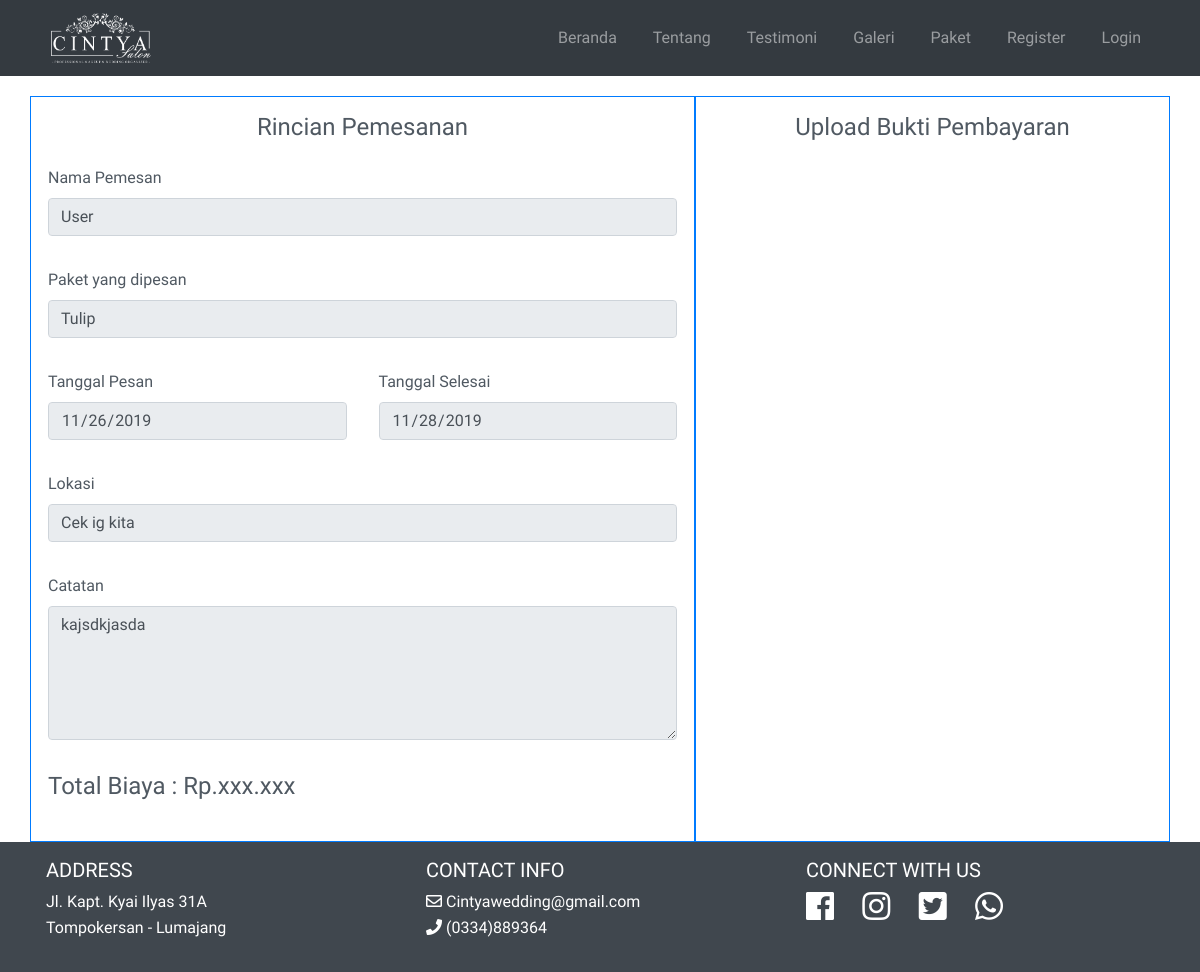
The page /status.php?id=20 on the database its author committed.
### tables this page shows
CREATE TABLE `user` (
  `id_user` int(11) NOT NULL,
  `type` enum('admin','customer') NOT NULL DEFAULT 'customer',
  `username` varchar(45) NOT NULL,
  `password` varchar(45) NOT NULL,
  `nama` varchar(255) DEFAULT NULL,
  `alamat` varchar(255) DEFAULT NULL,
  `no_telp` varchar(45) DEFAULT NULL,
  `email` varchar(45) DEFAULT NULL
);

CREATE TABLE `paket` (
  `id_paket` int(11) NOT NULL,
  `nama_paket` varchar(45) DEFAULT NULL,
  `harga` longtext DEFAULT NULL,
  `dekorasi` varchar(255) DEFAULT NULL,
  `rias_baju` varchar(255) DEFAULT NULL,
  `dokumentasi` varchar(255) DEFAULT NULL,
  `mc` varchar(45) DEFAULT NULL,
  `free` varchar(255) DEFAULT NULL,
  `biaya_pelihara` longtext NOT NULL,
  `foto` varchar(255) NOT NULL
);

CREATE TABLE `pemesanan` (
  `id_pemesanan` int(255) NOT NULL,
  `catatan` varchar(255) DEFAULT NULL,
  `id_paket` int(11) NOT NULL,
  `tgl_pesan` date NOT NULL,
  `tgl_kembali` date NOT NULL,
  `status` varchar(255) NOT NULL DEFAULT 'Waiting',
  `lokasi` varchar(255) NOT NULL,
  `bukti_pembayaran` varchar(255) DEFAULT NULL,
  `testimoni` longtext DEFAULT NULL,
  `user_id` int(11) NOT NULL
);

### status.php (the view, shortened to what this page needs)
<!DOCTYPE html>
<html lang="en">
<?php include 'config/connection.php' ?>
<?php
    $lastid =  $_SESSION['id_pemesanan'];
    $query = "SELECT * FROM pemesanan WHERE id_pemesanan = '$lastid'";
    $result = mysqli_query($con, $query);
    $pemesanan = mysqli_fetch_assoc($result);
    $query2 = "SELECT * FROM paket INNER JOIN pemesanan ON (paket.id_paket=pemesanan.id_paket)";
    $result2 = mysqli_query($con,$query2);
    $paket = mysqli_fetch_assoc($result2);
    $query3 = "SELECT * FROM user INNER JOIN pemesanan ON (user.id_user=pemesanan.user_id)";
    $result3 = mysqli_query($con,$query3);
    $user = mysqli_fetch_assoc($result3);
?>
<?php include 'includes/head.php' ?>
<body>
    <?php include 'includes/navbar.php' ?>
    <div class="container mt-5 pt-5 " style="min-height:720px">
        <div class="row">
            <div class="col-md-7 border border-primary">
                <div>
                    <h4 class="text-center">Rincian Pemesanan</h4>
                </div>
                <div class="row">
                    <div class="col-sm-12">
                        <label for="nama">Nama Pemesan</label>
                        <input class="form-control" type="text" value="<?php echo $user["nama"] ?>" id="lokasi" disabled>
                    </div>
                    <div class="col-sm-12">
                        <label for="paket">Paket yang dipesan</label>
                        <input class="form-control" type="text" value="<?php echo $paket["nama_paket"] ?>" id="lokasi" disabled>
                    </div>
                    <div class="col-sm-6">
                        <label for="tanggal">Tanggal Pesan</label>
                        <input class="form-control" type="date" value="<?php echo $pemesanan["tgl_pesan"] ?>" id="tanngal" disabled>
                    </div>
                    <div class="col-sm-6">
                        <label for="tanggal">Tanggal Selesai</label>
                        <input class="form-control" type="date" value="<?php echo $pemesanan["tgl_kembali"] ?>" id="tanngal" disabled>
                    </div>
                    <div class="col-sm-12">
                        <label for="lokasi">Lokasi</label>
                        <input class="form-control" type="text" value="<?php echo $pemesanan["lokasi"] ?>" id="lokasi" placeholder="Lokasi Penyelenggaraan" disabled>
                    </div>
                    <div class="col-sm-12">
                        <label for="catatan">Catatan</label>
                        <textarea rows="5" class="form-control" type="text" id="lokasi" placeholder="Masukkan Catatan" disabled><?php echo $pemesanan["catatan"] ?></textarea>
                    </div>
                    <div class="col-sm-12">
                        <h4>Total Biaya : Rp.xxx.xxx</h4>
                    </div>
                </div>
            </div>
            <div class="col-md-5 border border-primary">
                <div>
                    <h4 class="text-center">Upload Bukti Pembayaran</h4>
                </div>
            </div>
        </div>
    </div>
    <?php include 'includes/footer.php' ?>
</body>
</html>

### css/style.css (style rules this page uses)
body { overflow-x: hidden; font-family: 'Varela Round', sans-serif; color: #505962; }
[class*="col-"] { padding: 1rem; }

### rows shown on the page
user: nama "User"
paket: nama_paket "Tulip"
pemesanan: tgl_pesan "11/26/2019", tgl_kembali "11/28/2019", lokasi "Cek ig kita", catatan "kajsdkjasda"
